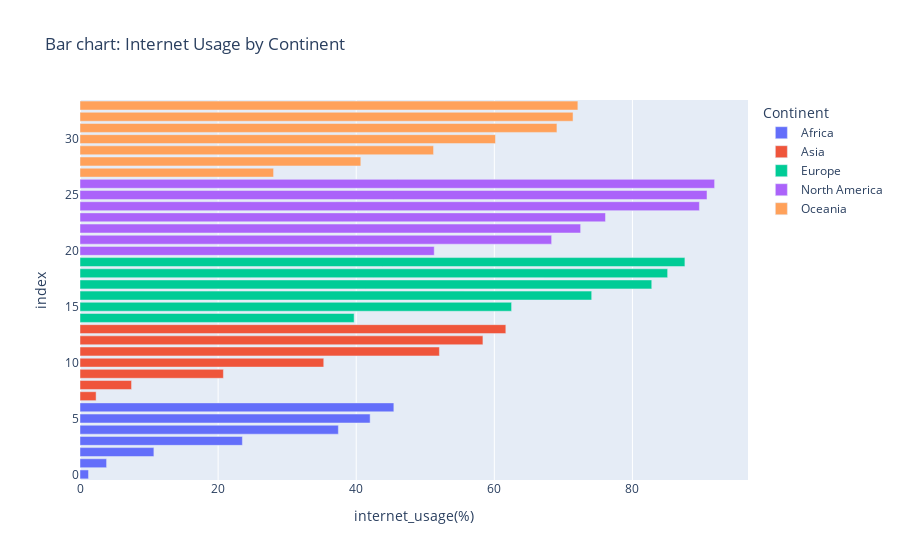

Write notebook code for a chart like this one.
### Code cell
# How do internet usage rates compare between different world regions?
px.bar(
    mean_internet_usage,
    x='internet_usage(%)',
    color='Continent',
    hover_data=['Year'],
    title='Bar chart: Internet Usage by Continent'
)

### Figure 1 — Plotly figure (JSON) as saved in the notebook; plotly's stock layout.template omitted (floating-point values rounded to 4 significant figures)
{"data": [{"alignmentgroup": "True", "customdata": [[2000], [2005], [2010], [2015], [2019], [2020], [2021]], "hovertemplate": "Continent=Africa<br>internet_usage(%)=%{x}<br>index=%{y}<br>Year=%{customdata[0]}<extra></extra>", "legendgroup": "Africa", "marker": {"color": "#636efa", "pattern": {"shape": ""}}, "name": "Africa", "offsetgroup": "Africa", "orientation": "h", "showlegend": true, "textposition": "auto", "type": "bar", "x": [1.233, 3.85, 10.7, 23.52, 37.42, 42.02, 45.45], "xaxis": "x", "y": [0, 1, 2, 3, 4, 5, 6], "yaxis": "y"}, {"alignmentgroup": "True", "customdata": [[2000], [2005], [2010], [2015], [2019], [2020], [2021]], "hovertemplate": "Continent=Asia<br>internet_usage(%)=%{x}<br>index=%{y}<br>Year=%{customdata[0]}<extra></extra>", "legendgroup": "Asia", "marker": {"color": "#EF553B", "pattern": {"shape": ""}}, "name": "Asia", "offsetgroup": "Asia", "orientation": "h", "showlegend": true, "textposition": "auto", "type": "bar", "x": [2.333, 7.467, 20.77, 35.3, 52.05, 58.35, 61.67], "xaxis": "x", "y": [7, 8, 9, 10, 11, 12, 13], "yaxis": "y"}, {"alignmentgroup": "True", "customdata": [[2005], [2010], [2015], [2019], [2020], [2021]], "hovertemplate": "Continent=Europe<br>internet_usage(%)=%{x}<br>index=%{y}<br>Year=%{customdata[0]}<extra></extra>", "legendgroup": "Europe", "marker": {"color": "#00cc96", "pattern": {"shape": ""}}, "name": "Europe", "offsetgroup": "Europe", "orientation": "h", "showlegend": true, "textposition": "auto", "type": "bar", "x": [39.7, 62.5, 74.1, 82.8, 85.1, 87.6], "xaxis": "x", "y": [14, 15, 16, 17, 18, 19], "yaxis": "y"}, {"alignmentgroup": "True", "customdata": [[2000], [2005], [2010], [2015], [2019], [2020], [2021]], "hovertemplate": "Continent=North America<br>internet_usage(%)=%{x}<br>index=%{y}<br>Year=%{customdata[0]}<extra></extra>", "legendgroup": "North America", "marker": {"color": "#ab63fa", "pattern": {"shape": ""}}, "name": "North America", "offsetgroup": "North America", "orientation": "h", "showlegend": true, "textposition": "auto", "type": "bar", "x": [51.3, 68.3, 72.5, 76.1, 89.7, 90.8, 91.9], "xaxis": "x", "y": [20, 21, 22, 23, 24, 25, 26], "yaxis": "y"}, {"alignmentgroup": "True", "customdata": [[2000], [2005], [2010], [2015], [2019], [2020], [2021]], "hovertemplate": "Continent=Oceania<br>internet_usage(%)=%{x}<br>index=%{y}<br>Year=%{customdata[0]}<extra></extra>", "legendgroup": "Oceania", "marker": {"color": "#FFA15A", "pattern": {"shape": ""}}, "name": "Oceania", "offsetgroup": "Oceania", "orientation": "h", "showlegend": true, "textposition": "auto", "type": "bar", "x": [28.03, 40.67, 51.2, 60.17, 69.07, 71.4, 72.1], "xaxis": "x", "y": [27, 28, 29, 30, 31, 32, 33], "yaxis": "y"}], "layout": {"barmode": "relative", "legend": {"title": {"text": "Continent"}, "tracegroupgap": 0}, "title": {"text": "Bar chart: Internet Usage by Continent"}, "xaxis": {"anchor": "y", "domain": [0, 1], "title": {"text": "internet_usage(%)"}}, "yaxis": {"anchor": "x", "domain": [0, 1], "title": {"text": "index"}}}}
